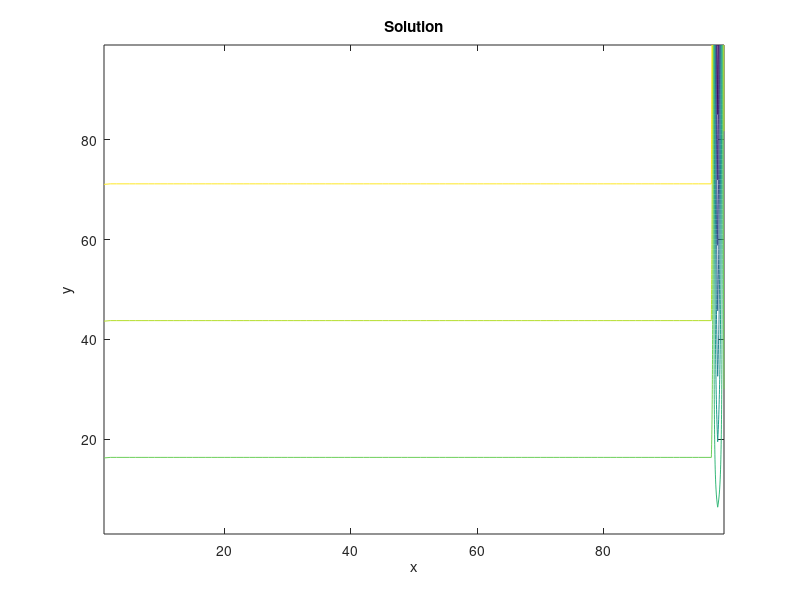

Here is the MATLAB script that generated this plot:
clear;close all;clc;

% D2Q9 solver
% Simple channel.
% West: fixed-velocity inlet
% North: wall
% South: wall 
% East: fixed-pressure/density outlet.

% Numerical input parameters.
nodes = [100, 100]; % x nodes, y nodes.
dh = 1; % dh = dx = dy.
timesteps = 2;
dt = 1; % timestep.

% Physical input parameters.
u0 = 0.1;
rho0 = 5;
alpha = 0.01;
Re = u0*nodes(1)/alpha;
disp(['Reynolds number: ' num2str(Re)]);

% Lattice link constants.
w = zeros(9,1);
w(1) = 4/9;
w(2:5) = 1/9;
w(6:9) = 1/36;
c = zeros(9,2);
c(1,:) = [0, 0];
c(2,:) = [1, 0];
c(3,:) = [0, 1];
c(4,:) = [-1, 0];
c(5,:) = [0, -1];
c(6,:) = [1, 1];
c(7,:) = [-1, 1];
c(8,:) = [-1, -1];
c(9,:) = [1, -1];

% Derived inputs.
omega = 1 / ( 3*alpha + 0.5 );

% Initialize.
rho = rho0*ones(nodes(2),nodes(1));
u = u0*ones(nodes(2),nodes(1));
v = zeros(nodes(2),nodes(1));
f = zeros(nodes(2),nodes(1),9);
feq = zeros(nodes(2),nodes(1),9);
% Wall BCs.
u(1,:) = 0;
v(1,:) = 0;
u(end,:) = 0;
v(end,:) = 0;

% Main loop.
reconstruction_time = 0;
collision_time = 0;
streaming_time = 0;
bc_time = 0;
for iter = 1:timesteps
    disp(['Running timestep ' num2str(iter)]);
    % Collision.
    tic;
    t1 = u.*u + v.*v;
    for k = 1:9
        t2 = c(k,1)*u + c(k,2)*v;
        feq(:,:,k) = w(k)*rho.*(1 + 3*t2 + 4.5*t2.^2 - 1.5*t1);
        f(:,:,k) = omega*feq(:,:,k)+(1-omega)*f(:,:,k);
    end
    collision_time = collision_time + toc;
    % Streaming.
    tic;
    f(:,2:end,2) = f(:,1:end-1,2); % East vector.
    f(2:end,:,3) = f(1:end-1,:,3); % North vector.
    f(:,1:end-1,4) = f(:,2:end,4); % West vector.
    f(1:end-1,:,5) = f(2:end,:,5); % South vector.
    f(2:end,2:end,6) = f(1:end-1,1:end-1,6); % Northeast vector.
    f(2:end,1:end-1,7) = f(1:end-1,2:end,7); % Northwest vector.
    f(1:end-1,1:end-1,8) = f(2:end,2:end,8); % Southwest vector.
    f(1:end-1,2:end,9) = f(2:end,1:end-1,9); % Southeast vector.
    streaming_time = streaming_time + toc;
    % BC.
    tic;
    % Only horizontal velocity.
    rho_west = ( 1 / ( 1 - u0 ) ) * ...
        ( f(2:end-1,1,1) + f(2:end-1,1,3) + f(2:end-1,1,5) + ...
        2*( f(2:end-1,1,4) + f(2:end-1,1,7) + f(2:end-1,1,8) ) );
    f(2:end-1,1,2) = f(2:end-1,1,4) + 2 / 3 * u0 * rho_west; % West inlet.
    f(2:end-1,1,6) = f(2:end-1,1,8) + u0 / 6 * rho_west; % West inlet.
    f(2:end-1,1,9) = f(2:end-1,1,7) + u0 / 6 * rho_west; % West inlet.
    u_east = -1 + ( f(2:end-1,end,1) + f(2:end-1,end,3) + f(2:end-1,end,5) + ...
        2*( f(2:end-1,end,2) + f(2:end-1,end,6) + f(2:end-1,end,9) ) ) / rho0;
    f(2:end-1,end,4) = f(2:end-1,end,2)...
        - 2/3 * rho0 * u_east; % East outlet (known pressure / density).
    f(2:end-1,end,8) = f(2:end-1,end,6)...
        + 0.5*( f(2:end-1,end,3) - f(2:end-1,end,5) )...
        - 1/6 * rho0 * u_east; % East outlet (known pressure / density).
    f(2:end-1,end,7) = f(2:end-1,end,9)...
        - 0.5*( f(2:end-1,end,3) - f(2:end-1,end,5) )...
        - 1/6 * rho0 * u_east; % East outlet (known pressure / density).
    f(1,:,3) = f(1,:,5); % South wall.
    f(1,:,6) = f(1,:,8); % South wall.
    f(1,:,7) = f(1,:,9); % South wall.
    f(end,:,5) = f(end,:,3); % North wall.
    f(end,:,9) = f(end,:,7); % North wall.
    f(end,:,8) = f(end,:,6); % North wall.
    bc_time = bc_time + toc;
    % Density and velocity reconstruction.
    tic;
    rho = sum(f,3);
    rho(2:end-1,1) = rho_west;
    rho(2:end-1,end) = rho0;
    rho(1,:) = f(1,:,1) + f(1,:,2) + f(1,:,4) + ...
        2 * ( f(1,:,8) + f(1,:,5) + f(1,:,9) );
    rho(end,:) = f(end,:,1) + f(end,:,2) + f(end,:,4) + ...
        2 * ( f(end,:,7) + f(end,:,3) + f(end,:,6) );
    u(2:end-1,2:end-1) = 0;
    v(2:end-1,2:end-1) = 0;
    for k = 1:9
        u(2:end-1,2:end-1) = u(2:end-1,2:end-1) + c(k,1)*f(2:end-1,2:end-1,k);
        v(2:end-1,2:end-1) = v(2:end-1,2:end-1) + c(k,2)*f(2:end-1,2:end-1,k);
    end
    u(2:end-1,2:end-1) = u(2:end-1,2:end-1) ./ rho(2:end-1,2:end-1);
    v(2:end-1,2:end-1) = v(2:end-1,2:end-1) ./ rho(2:end-1,2:end-1);
    reconstruction_time = reconstruction_time + toc;
end

% Timing outputs.
total_time = reconstruction_time + collision_time + streaming_time + bc_time;
disp(['Solution reconstruction time (s): ' num2str(reconstruction_time)]);
disp(['Collision time (s): ' num2str(collision_time)]);
disp(['Streaming time (s): ' num2str(streaming_time)]);
disp(['BC time (s): ' num2str(bc_time)]);
disp(['Solution reconstruction fraction: ' num2str(reconstruction_time/total_time)]);
disp(['Collision fraction: ' num2str(collision_time/total_time)]);
disp(['Streaming fraction: ' num2str(streaming_time/total_time)]);
disp(['BC fraction: ' num2str(bc_time/total_time)]);

% Streamfunction calculation.
strf = zeros(nodes(2),nodes(1));
for i = 2:nodes(1)
    rho_av = 0.5*( rho(1,i-1) + rho(1,i) );
    strf(1,i) = strf(1,i-1) - 0.5*rho_av*( v(1,i-1) + v(1,i) );
    for j = 2:nodes(2)
        rho_m = 0.5 * ( rho(j,i) + rho(j-1,i) );
        strf(j,i) = strf(j-1,i) + 0.5*rho_m*( u(j-1,i) + u(j,i) );
    end
end

% Plotting results!
figure;
L = dh*[nodes(1)-1, nodes(2)-1] ; % x , y dimensions of physical domain.
x = linspace(0,L(1),nodes(1))';
y = linspace(0,L(2),nodes(2))';
[X, Y] = meshgrid(x,y);
contour(X(2:end,2:end), Y(2:end,2:end), strf(2:end,2:end));
title('Solution');
xlabel('x');
ylabel('y');


